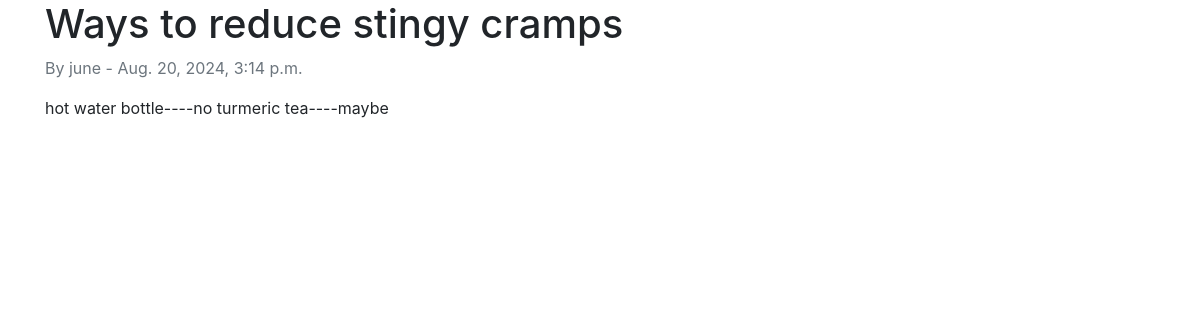
Page /2/ on the committed database.
### health_resources/models.py (models this page shows, shortened)
class Article(models.Model):
    title = models.CharField(max_length=200)
    content = models.TextField()
    author = models.ForeignKey(User, on_delete=models.CASCADE)
    created_at = models.DateTimeField(auto_now_add=True)
    updated_at = models.DateTimeField(auto_now=True)
    category = models.CharField(max_length=50, choices=[
        ('menstrual_cycle', 'Menstrual Cycle'),
        ('period_problems', 'Period Problems'),
        ('menstrual_health', 'Menstrual Health'),
        ('other', 'Other'),
    ], default='menstrual_cycle')

### health_resources/views.py (the view)
# urls.py: path('<int:article_id>/', views.article_detail, name='article_detail'),
def article_detail(request, article_id):
    article = get_object_or_404(Article, pk=article_id)
    return render(request, 'health_resources/article_detail.html', {'article': article})

### templates/health_resources/article_detail.html (shortened to what this page needs)
<!DOCTYPE html>
<html lang="en">
<head>
    <link rel="stylesheet" href="https://stackpath.bootstrapcdn.com/bootstrap/4.5.2/css/bootstrap.min.css">
</head>
<body>
    <div class="container">
        <h1>{{ article.title }}</h1>
        <p class="text-muted">By {{ article.author }} - {{ article.created_at }}</p>
        <article>
            {{ article.content | safe }}
        </article>
    </div>
</body>
</html>

### rows in the picture
Article: title "Ways to reduce stingy cramps", author "june", created_at "Aug. 20, 2024, 3:14 p.m.", content "hot water bottle----no turmeric tea----maybe"
